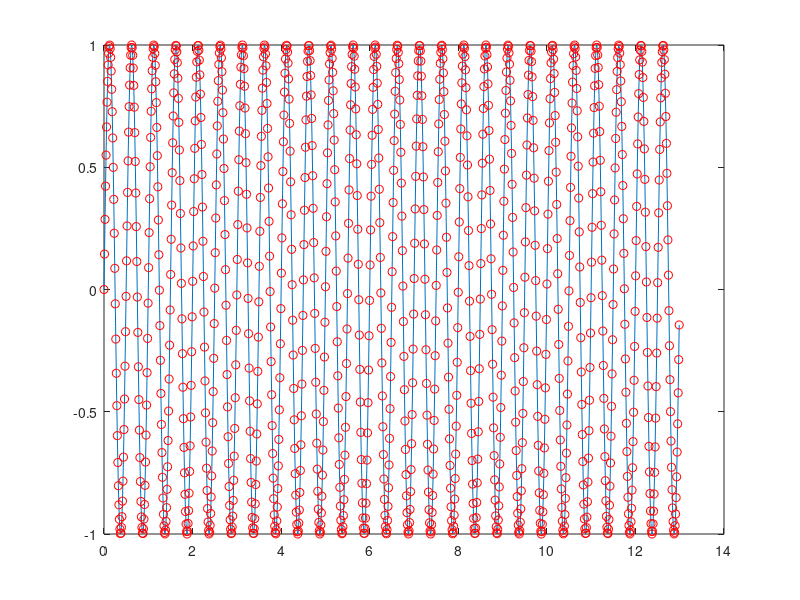

MATLAB code for this plot: (Note: this script raises an error after producing the figure.)
% function anamoly_dectector()
% 
global params;
params.NUM_PTS = 1024;
params.NUM_FRAMES = 100;
params.MAX_RANK = 20;
params.ZEROTHRESH = 1.0e-16;

NUM_PTS = params.NUM_PTS;
NUM_FRAMES = params.NUM_FRAMES;
MAX_RANK = params.MAX_RANK;
ZEROTHRESH = params.ZEROTHRESH;

fprintf("\n\n\n")

% % Create a sample singal mutually
% Set the total length of the artificial signal 
Nx = NUM_PTS + NUM_FRAMES - 1;
% Set the boundary and build the time series vector
Tmin = 0;
Tmax = 13;
t = linspace(Tmin,Tmax*(Nx-1)/Nx, Nx); 
t = t'; % t is col vector
% Set step
dt = t(2) - t(1);
fsamp = 1/dt;
% Set the frequency of the sine wave and build the wave
f0 = 2.0;
v_sample = sin(2*pi*f0*t); 
% Plot the signal
figure(1)
plot(t,v_sample);
hold on;
plot(t,v_sample,'ro');

% % Training Phase 
% Initialize the matrix Yf for svd decompo
Yf = [];
% Loop over the artificial signal
for i =1:NUM_FRAMES
    % Grab the i-th 1024 samples of sound from A/D each time,
    v = v_sample(i:NUM_PTS+i-1);
    % Compute mean
    v_mean = mean(v);
    % Substruct mean
    y = v - v_mean;
    
    % Do the FFT
    yspec = fft(y);
    % Compute the power spectral density
    ypsd = abs(yspec);
    ypsd = ypsd.^2;
    % Normalize and threshold spectrum
    tmp1 = sum(ypsd);
    pow_learn_thresh = tmp1/1000.0;
   
    ypsd = ypsd/tmp1;
    idx = find(ypsd < ZEROTHRESH);
    for j=1:length(idx)
        ypsd(idx(j)) = 0.0;
    end
    % Create the matrix Yf
    Yf = horzcat(Yf,ypsd);
end


% Do svd
[U,S,V] = svd(Yf);
% Get effective rank of M0, then pull out vectors
pr = sum(sum(S));
X = S/pr;
H = 0;
for j=1:NUM_FRAMES
    if(X(j,j)>0)
        entry = X(j,j);
        H = H + entry*log(entry);
    end
end
r = floor(exp(-H)); 
% fprintf("r = %d\n",r);

% If the dimensionality beyond the maximum, set dimen = r
if(r > MAX_RANK)
    r = MAX_RANK;
end
% Extract
Ur = U(:,r);
% Create projection
Nr = eye(size(Ur)) - Ur*((Ur'*Ur)\Ur');

% Compute the norm
yn = norm(Nr*ypsd)/norm(ypsd);
% Use K = 2.8 for example
K = 2.8;
% Threshold
Tr = K*yn;
% fprintf("Tr = %f\n",Tr)

fprintf("----------------------------\n")
fprintf("Now do the operating phase\n")
% Take a segment of the sine wave in the training phase
operating_phase(v,tmp1,Nr,Tr)

fprintf("----------------------------\n")
fprintf("Now try a different signal\n")
% Set the frequency of a signal
f1 = 3;
% Create a new signal wave
% different from the one in the training phase
v_sample2 = cos(2*pi*f1*t); 
vd = v_sample2(10: NUM_PTS+10-1);
% Plot the new wave
figure(3);
plot(t(10: NUM_PTS+10-1),vd)
hold on;
plot(t(10: NUM_PTS+10-1),vd,"ro")
% Do the operating phase
operating_phase(vd,tmp1,Nr,Tr)
   



    
    

    


    
















% end